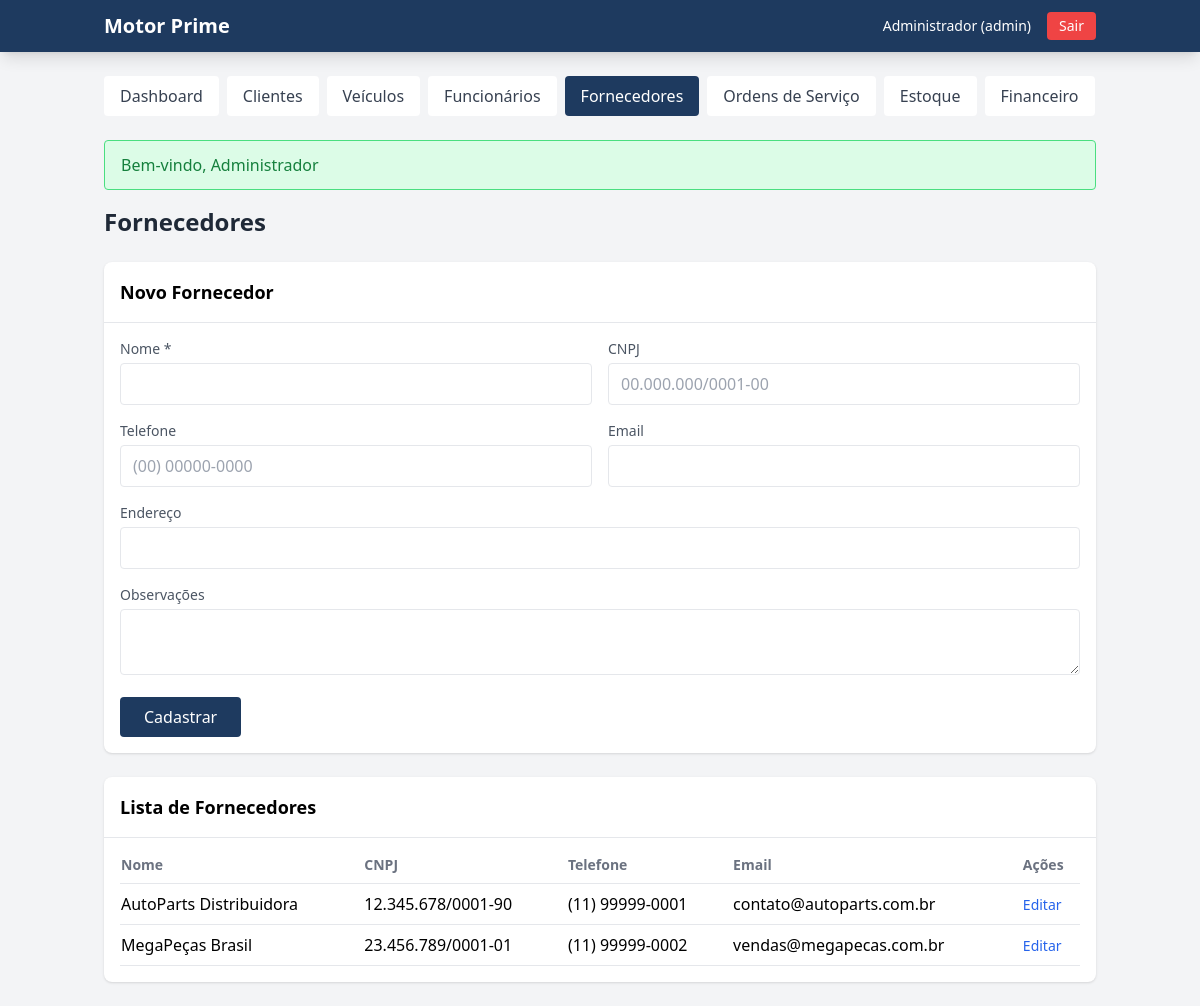
The app's page /public/dashboard.php?page=fornecedores (signed in) with its own data.
### tables this page shows
CREATE TABLE IF NOT EXISTS fornecedores (
    id INT AUTO_INCREMENT PRIMARY KEY,
    nome VARCHAR(100) NOT NULL,
    cnpj VARCHAR(18) UNIQUE,
    telefone VARCHAR(20),
    email VARCHAR(150),
    endereco VARCHAR(255),
    observacoes TEXT,
    ativo TINYINT(1) DEFAULT 1,
    created_at TIMESTAMP DEFAULT CURRENT_TIMESTAMP,
    updated_at TIMESTAMP DEFAULT CURRENT_TIMESTAMP ON UPDATE CURRENT_TIMESTAMP
);

### app/config/database.php (called while the page is built, shortened)
<?php
class Database {
    private static $instance = null;
    private $pdo;
    private function __construct() {
        $dsn = "mysql:host=" . DB_HOST . ";dbname=" . DB_NAME . ";charset=" . DB_CHARSET;
        $options = [
            PDO::ATTR_ERRMODE => PDO::ERRMODE_EXCEPTION,
            PDO::ATTR_DEFAULT_FETCH_MODE => PDO::FETCH_ASSOC,
            PDO::ATTR_EMULATE_PREPARES => false,
        ];
        try {
            $this->pdo = new PDO($dsn, DB_USER, DB_PASS, $options);
        } catch (PDOException $e) {
            if (DEBUG) {
                die("Erro na conexão: " . $e->getMessage());
            } else {
                die("Erro ao conectar ao banco de dados");
            }
        }
    }
    public static function getInstance() {
        if (self::$instance === null) {
            self::$instance = new self();
        }
        return self::$instance;
    }
    public function query($sql, $params = []) {
        $stmt = $this->pdo->prepare($sql);
        $stmt->execute($params);
        return $stmt;
    }
}
function db() {
    return Database::getInstance();
}
function formatCNPJ($cnpj) {
    $cnpj = preg_replace('/[^0-9]/', '', $cnpj);
    if (strlen($cnpj) === 14) {
        return substr($cnpj, 0, 2) . '.' . substr($cnpj, 2, 3) . '.' . substr($cnpj, 5, 3) . '/' . substr($cnpj, 8, 4) . '-' . substr($cnpj, 12);
    }
    return $cnpj;
}
function formatPhone($phone) {
    $phone = preg_replace('/[^0-9]/', '', $phone);
    if (strlen($phone) === 11) {
        return '(' . substr($phone, 0, 2) . ') ' . substr($phone, 2, 5) . '-' . substr($phone, 7);
    } elseif (strlen($phone) === 10) {
        return '(' . substr($phone, 0, 2) . ') ' . substr($phone, 2, 4) . '-' . substr($phone, 6);
    }
    return $phone;
}
function sanitize($data) {
    return htmlspecialchars(trim($data), ENT_QUOTES, 'UTF-8');
}

### app/views/page_fornecedores.php (the view, shortened to what this page needs)
<?php extract($dados); ?>
<h1 class="text-2xl font-bold text-gray-800 mb-6">Fornecedores</h1>
<div class="bg-white rounded-lg shadow mb-6">
    <div class="p-4 border-b">
        <h2 class="text-lg font-semibold">Novo Fornecedor</h2>
    </div>
    <div class="p-4">
        <form method="POST" class="grid grid-cols-1 md:grid-cols-2 gap-4">
            <div>
                <label class="block text-sm text-gray-600 mb-1">Nome *</label>
                <input type="text" name="nome" required class="w-full border rounded px-3 py-2">
            </div>
            <div>
                <label class="block text-sm text-gray-600 mb-1">CNPJ</label>
                <input type="text" name="cnpj" class="w-full border rounded px-3 py-2 cnpj-mask" placeholder="00.000.000/0001-00">
            </div>
            <div>
                <label class="block text-sm text-gray-600 mb-1">Telefone</label>
                <input type="text" name="telefone" class="w-full border rounded px-3 py-2 phone-mask" placeholder="(00) 00000-0000">
            </div>
            <div>
                <label class="block text-sm text-gray-600 mb-1">Email</label>
                <input type="email" name="email" class="w-full border rounded px-3 py-2">
            </div>
            <div class="md:col-span-2">
                <label class="block text-sm text-gray-600 mb-1">Endereço</label>
                <input type="text" name="endereco" class="w-full border rounded px-3 py-2">
            </div>
            <div class="md:col-span-2">
                <label class="block text-sm text-gray-600 mb-1">Observações</label>
                <textarea name="observacoes" rows="2" class="w-full border rounded px-3 py-2"></textarea>
            </div>
            <div class="md:col-span-2">
                <button type="submit" class="bg-primary text-white px-6 py-2 rounded hover:bg-secondary">Cadastrar</button>
            </div>
        </form>
    </div>
</div>
<div class="bg-white rounded-lg shadow">
    <div class="p-4 border-b">
        <h2 class="text-lg font-semibold">Lista de Fornecedores</h2>
    </div>
    <div class="p-4 overflow-x-auto">
        <table class="w-full">
            <thead>
                <tr class="text-left text-gray-500 text-sm border-b">
                    <th class="pb-2">Nome</th>
                    <th class="pb-2">CNPJ</th>
                    <th class="pb-2">Telefone</th>
                    <th class="pb-2">Email</th>
                    <th class="pb-2">Ações</th>
                </tr>
            </thead>
            <tbody>
                <?php foreach ($fornecedores as $f): ?>
                <tr class="border-b">
                    <td class="py-2"><?= sanitize($f['nome']) ?></td>
                    <td class="py-2"><?= !empty($f['cnpj']) ? formatCNPJ($f['cnpj']) : '-' ?></td>
                    <td class="py-2"><?= !empty($f['telefone']) ? formatPhone($f['telefone']) : '-' ?></td>
                    <td class="py-2"><?= sanitize($f['email'] ?? '-') ?></td>
                    <td class="py-2">
                        <button onclick="editFornecedor(<?= $f['id'] ?>, '<?= sanitize($f['nome']) ?>', '<?= sanitize($f['cnpj'] ?? '') ?>', '<?= sanitize($f['telefone'] ?? '') ?>', '<?= sanitize($f['email'] ?? '') ?>', '<?= sanitize($f['endereco'] ?? '') ?>', '<?= sanitize($f['observacoes'] ?? '') ?>')" class="text-blue-600 hover:underline text-sm">Editar</button>
                    </td>
                </tr>
                <?php endforeach; ?>
            </tbody>
        </table>
    </div>
</div>

### records on screen
fornecedores: nome "AutoParts Distribuidora", cnpj "12.345.678/0001-90", telefone "(11) 99999-0001", email "contato@autoparts.com.br"
fornecedores: nome "MegaPeças Brasil", cnpj "23.456.789/0001-01", telefone "(11) 99999-0002", email "vendas@megapecas.com.br"

### other values on screen
auth()['nome'] "Administrador"
auth()['cargo'] "admin"
flash('success') "Bem-vindo, Administrador"
